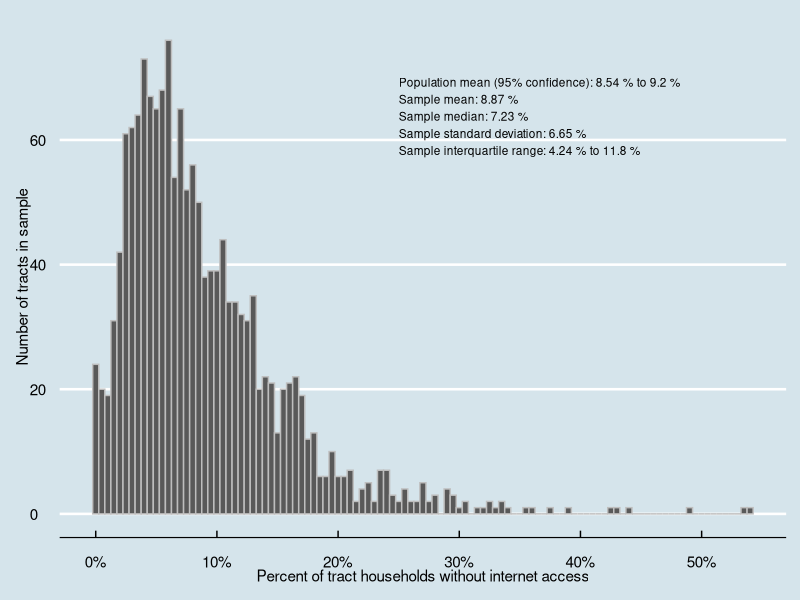
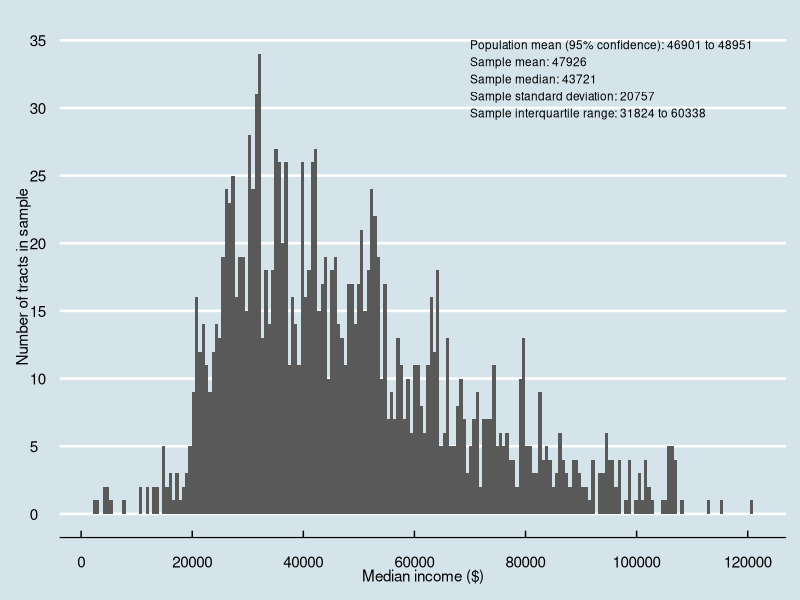
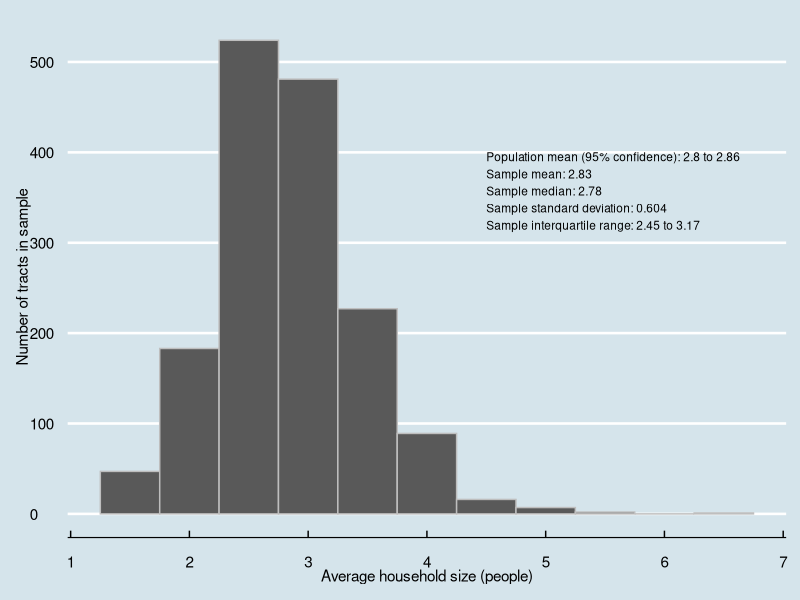

R code for these plots, in order:
## ---- chunk 1
knitr::opts_chunk$set(echo = TRUE)
## ---- chunk 2
library(tidyverse)
library(ggplot2)
library(ggthemes)
## ---- chunk 3
tract_data <- read_csv("bayareaCA2018.csv")
## ---- chunk 4
no_internet_summary <-  summary(tract_data$pct_no_internet)
no_internet_sd <- sd(tract_data$pct_no_internet, na.rm = TRUE)
no_internet_conf_int <- t.test(tract_data$pct_no_internet)

paste("The sample mean for percent of households without internet access is",
      prettyNum(no_internet_summary["Mean"]*100, digits=3),"%")

paste("The sample median for percent of households without internet access is",
      prettyNum(no_internet_summary["Median"]*100, digits=3),"%")

paste("The sample standard deviation for percent of households without internet access is",
      prettyNum(no_internet_sd*100, digits=3),"%")

paste("The sample interquartile range for percent of houesholds without internet access is",
      prettyNum(no_internet_summary["1st Qu."]*100, digits=3), "% to", 
      prettyNum(no_internet_summary["3rd Qu."]*100, digits=3), "%")
## ---- chunk 5
income_summary <- summary(tract_data$med_incomeE)
income_sd <- sd(tract_data$med_incomeE, na.rm = TRUE)
income_conf_int <- t.test(tract_data$med_incomeE)

paste("The sample mean for median income is $",
      prettyNum(income_summary["Mean"], digits=3))

paste("The sample median for median income is $",
      prettyNum(income_summary["Median"], digits=3))

paste("The sample standard deviation for median income is $",
      prettyNum(income_sd, digits = 3))

paste("The sample interquartile range for median income is $",
      prettyNum(income_summary["1st Qu."], digits=5),"to $", 
      prettyNum(income_summary["3rd Qu."], digits=5))
## ---- chunk 6
hh_size_summary <- summary(tract_data$avg_hh_sizeE)
hh_size_sd <- sd(tract_data$avg_hh_sizeE, na.rm = TRUE)
hh_size_conf_int <- t.test(tract_data$avg_hh_sizeE)

paste("The sample mean for average household size is",
      prettyNum(hh_size_summary["Mean"], digits=3,"people"))

paste("The sample median for average household size is",
      prettyNum(hh_size_summary["Median"], digits=3,"people"))

paste("The sample standard deviation for average household size is",
      prettyNum(hh_size_sd, digits = 3),"people")

paste("The sample interquartile range for average household size is",
      prettyNum(hh_size_summary["1st Qu."], digits=3), "people to", 
      prettyNum(hh_size_summary["3rd Qu."], digits=3), "people")
## ---- chunk 7
summary_table <- tibble(
  Statistic = c("Sample mean", 
                "Median",
                "Standard deviation",
                "Interquartile range",
                "Population mean (95% confidence)"),
  `Percent households without internet` = c(paste(prettyNum(no_internet_summary["Mean"]*100, digits=3),"%"),
  paste(prettyNum(no_internet_summary["Median"]*100, digits=3),"%"),
  paste(prettyNum(no_internet_sd*100, digits=3),"%"),
  paste(prettyNum(no_internet_summary["1st Qu."]*100, digits=3), "% to", 
  prettyNum(no_internet_summary["3rd Qu."]*100, digits=3), "%"),
  paste(prettyNum(no_internet_conf_int$conf.int[1]*100, digits=3), "% to",
        prettyNum(no_internet_conf_int$conf.int[2]*100, digits=3), "%")),
  `Median income` =  
c(prettyNum(income_summary["Mean"], digits=3), 
  prettyNum(income_summary["Median"], digits=3),
  prettyNum(income_sd, digits = 3),
  paste(prettyNum(income_summary["1st Qu."], digits=5),"to", 
        prettyNum(income_summary["3rd Qu."], digits=5)),
  paste(prettyNum(income_conf_int$conf.int[1], digits=3), "to",
        prettyNum(income_conf_int$conf.int[2], digits=3))),
  `Average household size` =
c(prettyNum(hh_size_summary["Mean"], digits=3), 
  prettyNum(hh_size_summary["Median"], digits=3),
  prettyNum(hh_size_sd, digits = 3),
  paste(hh_size_summary["1st Qu."],"to", hh_size_summary["3rd Qu."]),
  paste(prettyNum(hh_size_conf_int$conf.int[1], digits=3), "to",
        prettyNum(hh_size_conf_int$conf.int[2], digits=3))))

knitr::kable(summary_table, caption = "Characteristics of census tracts in nine-county Bay Area")
## ---- chunk 8
ggplot(tract_data, aes(x = pct_no_internet)) + 
  geom_histogram(color = "gray", binwidth = 0.005) +
  theme_economist() +
  scale_x_continuous(name = "Percent of tract households without internet access",
                     breaks = breaks <- seq(0, 1, by = .1),
                     labels = paste(breaks*100, "%", sep = "")) + 
  scale_y_continuous(name = "Number of tracts in sample") +
  annotate("text", x = .25, y = 70, size = 3, 
           label = paste("Population mean (95% confidence):",
                         prettyNum(no_internet_conf_int$conf.int[1]*100, digits=3), "% to",
                         prettyNum(no_internet_conf_int$conf.int[2]*100, digits=3), "%",
                         "\nSample mean:", 
                         prettyNum(no_internet_summary["Mean"]*100, digits=3),"%",
                         "\nSample median:",
                         prettyNum(no_internet_summary["Median"]*100, digits=3),"%",
                         "\nSample standard deviation:",
                         prettyNum(no_internet_sd*100, digits=3),"%", 
                         "\nSample interquartile range:",
                         prettyNum(no_internet_summary["1st Qu."]*100, digits=3), "% to", 
                         prettyNum(no_internet_summary["3rd Qu."]*100, digits=3), "%"),
           hjust = 0, vjust = 1) 
## ---- chunk 9
options(scipen = 999)
ggplot(tract_data, aes(x = med_incomeE)) + 
  geom_histogram(bins = 200) +
  theme_economist() +
  scale_x_continuous(name = "Median income ($)",
                     breaks = breaks <- seq(0, 120000, by = 20000),
                     labels = paste(breaks)) + 
  scale_y_continuous(name = "Number of tracts in sample",
                     breaks = breaks <- seq(0, 40, by = 5),
                     labels = paste(breaks)) +
  annotate("text", x = 70000, y = 35, size = 3, 
           label = paste("Population mean (95% confidence):",
                         prettyNum(income_conf_int$conf.int[1], digits=3), "to",
                         prettyNum(income_conf_int$conf.int[2], digits=3),
                         "\nSample mean:", 
                         prettyNum(income_summary["Mean"], digits=3),
                         "\nSample median:",
                         prettyNum(income_summary["Median"], digits=3),
                         "\nSample standard deviation:",
                         prettyNum(income_sd, digits = 3), 
                         "\nSample interquartile range:",
                         prettyNum(income_summary["1st Qu."], digits=5),"to", 
                         prettyNum(income_summary["3rd Qu."], digits=5)),
           hjust = 0, vjust = 1) 
  
## ---- chunk 10
ggplot(tract_data, aes(x = avg_hh_sizeE)) + 
  geom_histogram(color = "gray", binwidth = .5) +
  theme_economist() +
  scale_x_continuous(name = "Average household size (people)",
                     breaks = breaks <- seq(0, 8, by = 1),
                     labels = paste(breaks)) + 
  scale_y_continuous(name = "Number of tracts in sample") +
  annotate("text", x = 4.5, y = 400, size = 3, 
           label = paste("Population mean (95% confidence):",
                         prettyNum(hh_size_conf_int$conf.int[1], digits=3), "to",
                         prettyNum(hh_size_conf_int$conf.int[2], digits=3),
                         "\nSample mean:", 
                         prettyNum(hh_size_summary["Mean"], digits=3),
                         "\nSample median:",
                         prettyNum(hh_size_summary["Median"], digits=3),
                         "\nSample standard deviation:",
                         prettyNum(hh_size_sd, digits = 3), 
                         "\nSample interquartile range:",
                         prettyNum(hh_size_summary["1st Qu."], digits=5),"to", 
                         prettyNum(hh_size_summary["3rd Qu."], digits=5)),
           hjust = 0, vjust = 1) 
## ---- chunk 11
alameda <- t.test(tract_data$county == "Alameda")
contra_costa <- t.test(tract_data$county == "ContraCosta")
marin <- t.test(tract_data$county == "Marin")
napa <- t.test(tract_data$county == "Napa")
san_francisco <- t.test(tract_data$county == "San Francisco")
san_mateo <- t.test(tract_data$county == "San Mateo")
santa_clara <- t.test(tract_data$county == "Santa Clara")
solano <- t.test(tract_data$county == "Sonano")
sonoma <- t.test(tract_data$county == "Sonoma")
## ---- chunk 12
county <- tibble(`County` = c("Alameda", "ContraCosta", "Marin", "Napa",
                                  "San Francisco", "San Mateo", 
                                  "Santa Clara", "Solano", "Sonoma"), 
                     `Sample proportion` =
                       c(paste(prettyNum(alameda$estimate*100,
                                         digits = 3), "%"),
                         paste(prettyNum(contra_costa$estimate*100,
                                         digits = 3), "%"),
                         paste(prettyNum(marin$estimate*100,
                                         digits = 3), "%"),
                         paste(prettyNum(napa$estimate*100,
                                         digits = 3), "%"),
                         paste(prettyNum(san_francisco$estimate*100,
                                         digits = 3), "%"),
                         paste(prettyNum(san_mateo$estimate*100,
                                         digits = 3), "%"),
                         paste(prettyNum(santa_clara$estimate*100,
                                         digits = 3), "%"),
                         paste(prettyNum(solano$estimate*100,
                                         digits = 3), "%"),
                         paste(prettyNum(sonoma$estimate*100,
                                         digits = 3), "%")), 
                      `95-percent confidence interval` =  
                        c(paste(prettyNum(alameda$conf.int[1]*100,
                                          digits = 3), "% to ",
                                prettyNum(alameda$conf.int[2]*100,
                                          digits = 3), "%"),
                         paste(prettyNum(contra_costa$conf.int[1]*100,
                                          digits = 3), "% to ",
                                prettyNum(contra_costa$conf.int[2]*100,
                                          digits = 3), "%"),
                         paste(prettyNum(marin$conf.int[1]*100,
                                          digits = 3), "% to ",
                                prettyNum(marin$conf.int[2]*100,
                                          digits = 3), "%"),
                         paste(prettyNum(napa$conf.int[1]*100,
                                          digits = 3), "% to ",
                                prettyNum(napa$conf.int[2]*100,
                                          digits = 3), "%"),
                         paste(prettyNum(san_francisco$conf.int[1]*100,
                                          digits = 3), "% to ",
                                prettyNum(san_francisco$conf.int[2]*100,
                                          digits = 3), "%"),
                         paste(prettyNum(san_mateo$conf.int[1]*100,
                                          digits = 3), "% to ",
                                prettyNum(san_mateo$conf.int[2]*100,
                                          digits = 3), "%"),
                         paste(prettyNum(santa_clara$conf.int[1]*100,
                                          digits = 3), "% to ",
                                prettyNum(santa_clara$conf.int[2]*100,
                                          digits = 3), "%"),
                         paste(prettyNum(solano$conf.int[1]*100,
                                          digits = 3), "% to ",
                                prettyNum(solano$conf.int[2]*100,
                                          digits = 3), "%"),
                         paste(prettyNum(sonoma$conf.int[1]*100,
                                          digits = 3), "% to ",
                                prettyNum(sonoma$conf.int[2]*100,
                                          digits = 3), "%")))
knitr::kable(county, caption = "Census tracts in the nine-county Bay Area")
## ---- chunk 13
nh_black <- t.test (tract_data$maj_re == "nh_black")
hs_latino <- t.test (tract_data$maj_re == "hisp_latino")
no_majority <- t.test (tract_data$maj_re == "no_maj_re")
nh_white <- t.test (tract_data$maj_re == "nh_white")
nh_asian <- t.test (tract_data$maj_re == "nh_asian")
native_am <- t.test (tract_data$maj_re == "native_am")
hawaiian_PI <- t.test (tract_data$maj_re == "hawaiian_PI")
multi <- t.test (tract_data$maj_re == "multi")
other_nh <- t.test (tract_data$maj_re == "other_nh")
## ---- chunk 14
race_shares <- tibble(`Majority Race` = c("Hispanic/Latino",
                                  "White (not Hispanic/Latino)",
                                  "No Majority",
                                  "Asian (not Hispanic/Latino)",
                                  "Black (not Hispanic/Latino)",
                                  "Native American (not Hispanic/Latino)",
                                  "Hawaiian/Pacific Islander (not Hispanic/Latino)",
                                  "Multiple races",
                                  "Other (not Hispanic/Latino)"),
                 `Sample proportion` = c(paste(prettyNum(hs_latino$estimate*100, digits = 3), "%"),
  paste(prettyNum(nh_white$estimate*100, digits = 3), "%"),
  paste(prettyNum(no_majority$estimate*100, digits = 3), "%"),
  paste(prettyNum(nh_asian$estimate*100, digits = 3), "%"),
  paste(prettyNum(nh_black$estimate*100, digits = 3), "%"),
  paste(prettyNum(native_am$estimate*100, digits = 3), "%"),
  paste(prettyNum(hawaiian_PI$estimate*100, digits = 3), "%"),
  paste(prettyNum(multi$estimate*100, digits = 3), "%"),
  paste(prettyNum(other_nh$estimate*100, digits = 3), "%")),
                 `95-percent confidence interval` = 
c(paste(prettyNum(hs_latino$conf.int[1]*100, digits=3), "% to ",
        prettyNum(hs_latino$conf.int[2]*100, digits=3), "%", sep=""),
  paste(prettyNum(nh_white$conf.int[1]*100, digits=3), "% to ",
        prettyNum(nh_white$conf.int[2]*100, digits=3), "%", sep=""),
  paste(prettyNum(no_majority$conf.int[1]*100, digits=3), "% to ",
        prettyNum(no_majority$conf.int[2]*100, digits=3), "%", sep=""),
  paste(prettyNum(nh_asian$conf.int[1]*100, digits=3), "% to ",
        prettyNum(nh_asian$conf.int[2]*100, digits=3), "%", sep=""),
  paste(prettyNum(nh_black$conf.int[1]*100, digits=3), "% to ",
        prettyNum(nh_black$conf.int[2]*100, digits=3), "%", sep=""),
  paste("no data"),
  paste("no data"),
  paste("no data"),
  paste("no data")))
                   
knitr::kable(race_shares, caption = "Census tracts in nine-county Bay Area")
## ---- chunk 15
maj_rented <- t.test(tract_data$maj_units_rented)
maj_owned <- t.test(!tract_data$maj_units_rented)
## ---- chunk 16
for_shares <- tibble(`Majority rented vs. owned` = c("Rented","Owned"), 
                     `Sample proportion` =
                       c(paste(prettyNum(maj_rented$estimate*100,
                                         digits = 3), "%"),
                         paste(prettyNum(maj_owned$estimate*100,
                                         digits = 3), "%")), 
                      `95-percent confidence interval` =  
                        c(paste(prettyNum(maj_rented$conf.int[1]*100,
                                          digits = 3), "% to ",
                                prettyNum(maj_rented$conf.int[2]*100,
                                          digits = 3), "%"),
                         paste(prettyNum(maj_owned$conf.int[1]*100,
                                          digits = 3), "% to ",
                                prettyNum(maj_owned$conf.int[2]*100,
                                          digits = 3), "%")))
knitr::kable(for_shares, caption = "Census tracts in nine-county Bay Area")
